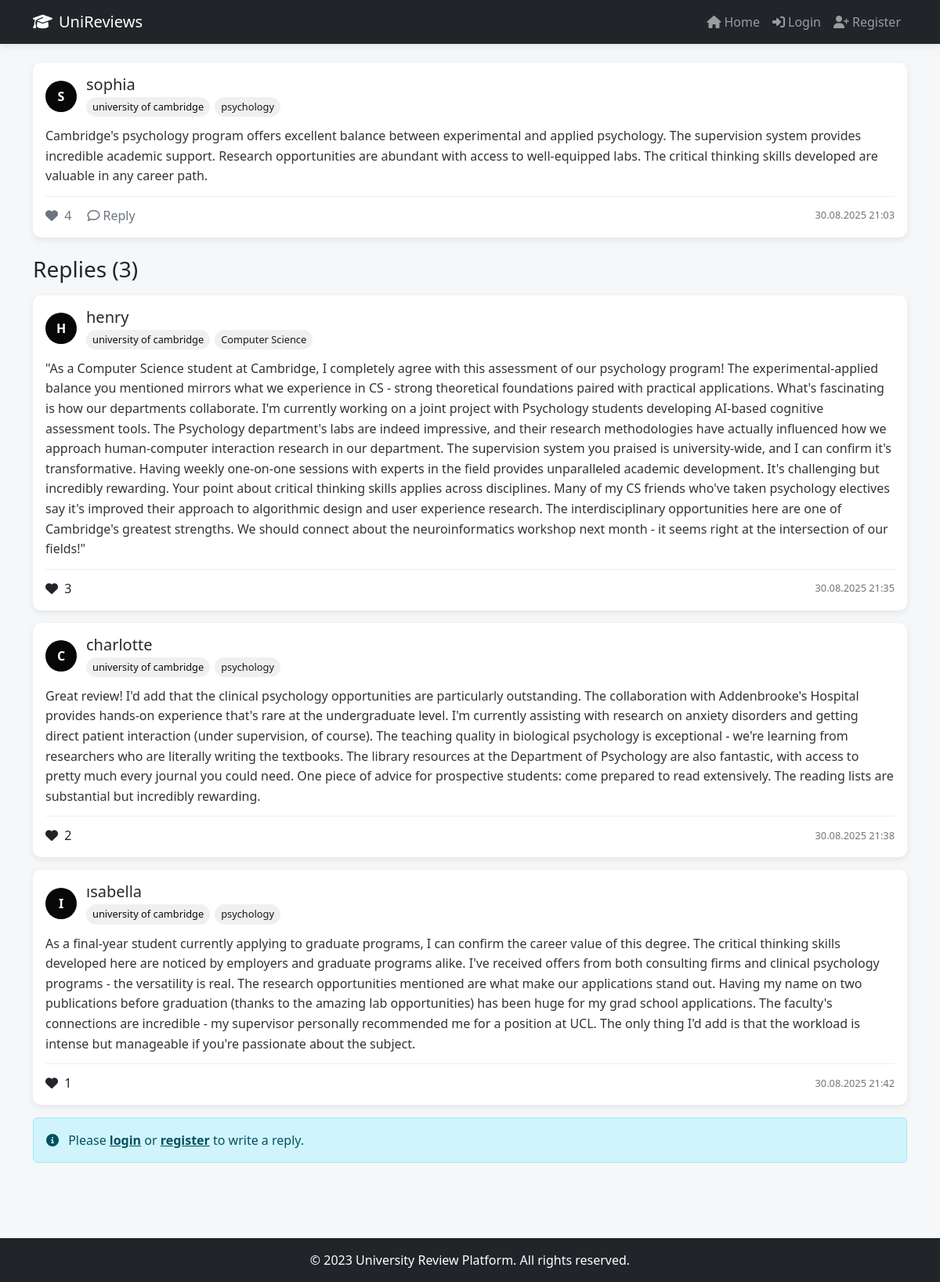
/comment/2, run on the app's committed database.
### models.py (models this page shows)
class User(db.Model):
    id = db.Column(db.Integer, primary_key=True)
    username = db.Column(db.String(80), unique=True, nullable=False)
    password_hash = db.Column(db.String(128), nullable=False)
    university = db.Column(db.String(120))
    department = db.Column(db.String(120))
    city = db.Column(db.String(120))
    country = db.Column(db.String(120))
    comments = db.relationship('Comment', backref='user', lazy=True, cascade='all, delete-orphan')
    replies = db.relationship('Reply', backref='user', lazy=True, cascade='all, delete-orphan')
    likes = db.relationship('Like', backref='user', lazy=True, cascade='all, delete-orphan')
    liked_replies = db.relationship('LikeReply', backref='user', lazy=True, cascade='all, delete-orphan')

class Comment(db.Model):
    id = db.Column(db.Integer, primary_key=True)
    content = db.Column(db.Text, nullable=False)
    timestamp = db.Column(db.DateTime, default=datetime.utcnow)
    user_id = db.Column(db.Integer, db.ForeignKey('user.id'), nullable=False)
    replies = db.relationship('Reply', backref='comment', lazy=True, cascade='all, delete-orphan')
    likes = db.relationship('Like', backref='comment', lazy=True, cascade='all, delete-orphan')

class Reply(db.Model):
    id = db.Column(db.Integer, primary_key=True)
    content = db.Column(db.Text, nullable=False)
    timestamp = db.Column(db.DateTime, default=datetime.utcnow)
    user_id = db.Column(db.Integer, db.ForeignKey('user.id'), nullable=False)
    comment_id = db.Column(db.Integer, db.ForeignKey('comment.id'), nullable=False)
    likes = db.relationship('LikeReply', backref='reply', lazy=True, cascade='all, delete-orphan')

### app.py (the view)
@app.route('/comment/<int:comment_id>')
def comment_detail(comment_id):
    comment = Comment.query.get_or_404(comment_id)
    user = current_user()
    return render_template('comment_detail.html', comment=comment, user=user)

### app.py (called while the page is built)
def current_user():
    if 'user_id' in session:
        return User.query.get(session['user_id'])
    return None

### templates/comment_detail.html (shortened to what this page needs)
{% extends "base.html" %}
{% block content %}
    <div class="container mb-5 mt-4">
        <div class="card mb-4">
            <div class="card-body">
                <div class="user-info">
                    <div class="avatar">
                        {{ comment.user.username[0]|upper }}
                    </div>
                    <div class="user-details">
                        <a href="/profile/{{ comment.user.id }}" class="username-link">
                            <h5 class="mb-0">{{ comment.user.username }}</h5>
                        </a>
                        <div class="d-flex flex-wrap">
                            <span class="university-badge">{{ comment.user.university }}</span>
                            <span class="department-badge">{{ comment.user.department }}</span>
                        </div>
                    </div>
                </div>
                <p class="comment-content">{{ comment.content }}</p>
                <div class="comment-actions">
                    <div>
                        <span class="like-btn {% if user and comment in user.likes %}active{% endif %}"
                              data-comment-id="{{ comment.id }}">
                            <i class="fas fa-heart me-1"></i>
                            <span class="like-count">{{ comment.likes|length }}</span>
                        </span>
                        <a href="#reply-form" class="action-link ms-3">
                            <i class="far fa-comment me-1"></i>Reply
                        </a>
                    </div>
                    <div class="timestamp">
                        {{ comment.timestamp.strftime('%d.%m.%Y %H:%M') }}
                    </div>
                </div>
            </div>
        </div>
        <h3 class="mb-3">Replies ({{ comment.replies|length }})</h3>
        {% if comment.replies %}
            {% for reply in comment.replies %}
            <div class="card mb-3">
                <div class="card-body">
                    <div class="user-info">
                        <div class="avatar">
                            {{ reply.user.username[0]|upper }}
                        </div>
                        <div class="user-details">
                            <a href="/profile/{{ reply.user.id }}" class="username-link">
                                <h5 class="mb-0">{{ reply.user.username }}</h5>
                            </a>
                            <div class="d-flex flex-wrap">
                                <span class="university-badge">{{ reply.user.university }}</span>
                                <span class="department-badge">{{ reply.user.department }}</span>
                            </div>
                        </div>
                    </div>
                    <p class="comment-content">{{ reply.content }}</p>
                    <div class="comment-actions">
                        <div>
                            <span class="like-reply-btn {% if user and reply in user.liked_replies %}active{% endif %}"
                                  data-reply-id="{{ reply.id }}">
                                <i class="fas fa-heart me-1"></i>
                                <span class="like-count">{{ reply.likes|length }}</span>
                            </span>
                        </div>
                        <div class="timestamp">
                            {{ reply.timestamp.strftime('%d.%m.%Y %H:%M') }}
                        </div>
                    </div>
                </div>
            </div>
            {% endfor %}
        {% else %}
            <div class="empty-state">
                <i class="far fa-comments"></i>
                <h4>No replies yet</h4>
                <p>Be the first to reply to this review!</p>
            </div>
        {% endif %}
        {% if user %}
        <div class="card" id="reply-form">
            <div class="card-body">
                <h5 class="card-title">Write a Reply</h5>
                <form id="reply-form">
                    <div class="mb-3">
                        <textarea class="form-control" id="reply-content" rows="3"
                                  placeholder="Share your thoughts about this review..."></textarea>
                    </div>
                    <button type="submit" class="btn btn-primary">
                        <i class="fas fa-paper-plane me-2"></i>Submit Reply
                    </button>
                </form>
            </div>
        </div>
        {% else %}
        <div class="alert alert-info">
            <i class="fas fa-info-circle me-2"></i> Please <a href="/login" class="alert-link">login</a>
            or <a href="/register" class="alert-link">register</a> to write a reply.
        </div>
        {% endif %}
    </div>
{% endblock %}

### templates/base.html (style rules this page uses)
:root { --primary-color: #070707; --secondary-color: #292727; --accent-color: #e74c3c; --light-bg: #f0f0f0; --dark-bg: #272a2c; }
body { background-color: #f5f7f9; font-family: 'Segoe UI', Tahoma, Geneva, Verdana, sans-serif; padding-top: 56px; min-height: 100vh; display: flex; flex-direction: column; }
.card { border: none; border-radius: 10px; box-shadow: 0 3px 10px rgba(0,0,0,0.08); margin-bottom: 20px; transition: transform 0.3s, box-shadow 0.3s; }
.user-info { display: flex; align-items: center; margin-bottom: 12px; }
.avatar { width: 40px; height: 40px; border-radius: 50%; background-color: var(--primary-color); color: white; display: flex; align-items: center; justify-content: center; font-weight: bold; font-size: 16px; margin-right: 12px; flex-shrink: 0; }
.username-link { text-decoration: none; color: var(--secondary-color); font-weight: 600; }
.comment-content { line-height: 1.6; color: #333; margin-bottom: 12px; }
.comment-actions { display: flex; justify-content: space-between; align-items: center; margin-top: 12px; padding-top: 12px; border-top: 1px solid #eee; }
.like-btn { color: #6c757d; cursor: pointer; transition: color 0.2s; text-decoration: none; }
.action-link { color: #6c757d; text-decoration: none; }
.university-badge { background-color: var(--light-bg); color: rgb(14, 13, 13); padding: 3px 8px; border-radius: 20px; font-size: 0.8rem; margin-right: 6px; display: inline-block; margin-top: 4px; }
.department-badge { background-color: var(--light-bg); color: rgb(26, 24, 24); padding: 3px 8px; border-radius: 20px; font-size: 0.8rem; display: inline-block; margin-top: 4px; }
.timestamp { color: #6c757d; font-size: 0.8rem; }

### data on the page
User: user "S", user.username "sophia", user.university "university of cambridge", user.department "psychology"
Comment: content "Cambridge's psychology program offers excellent balance between experimental and applied psychology. The supervision system provides incredible academic support. Research opportunities are abundant with access to well-equipped labs. The critical thinking skills developed are valuable in any career path.", timestamp "30.08.2025 21:03"
Reply: user "H", user.username "henry", user.university "university of cambridge", user.department "Computer Science", content "\"As a Computer Science student at Cambridge, I completely agree with this assessment of our psychology program! The experimental-applied balance you mentioned mirrors what we experience in CS - strong theoretical foundations paired with practical applications. What's fascinating is how our departments collaborate. I'm currently working on a joint project with Psychology students developing AI-based cognitive assessment tools. The Psychology department's labs are indeed impressive, and their research methodologies have actually influenced how we approach human-computer interaction research in our department. The supervision system you praised is university-wide, and I can confirm it's…", likes|length "3", timestamp "30.08.2025 21:35"
Reply: user "C", user.username "charlotte", user.university "university of cambridge", user.department "psychology", content "Great review! I'd add that the clinical psychology opportunities are particularly outstanding. The collaboration with Addenbrooke's Hospital provides hands-on experience that's rare at the undergraduate level. I'm currently assisting with research on anxiety disorders and getting direct patient interaction (under supervision, of course). The teaching quality in biological psychology is exceptional - we're learning from researchers who are literally writing the textbooks. The library resources at the Department of Psychology are also fantastic, with access to pretty much every journal you could need. One piece of advice for prospective students: come prepared to read extensively. The reading…", likes|length "2", timestamp "30.08.2025 21:38"
Reply: user "I", user.username "ısabella", user.university "university of cambridge", user.department "psychology", content "As a final-year student currently applying to graduate programs, I can confirm the career value of this degree. The critical thinking skills developed here are noticed by employers and graduate programs alike. I've received offers from both consulting firms and clinical psychology programs - the versatility is real. The research opportunities mentioned are what make our applications stand out. Having my name on two publications before graduation (thanks to the amazing lab opportunities) has been huge for my grad school applications. The faculty's connections are incredible - my supervisor personally recommended me for a position at UCL. The only thing I'd add is that the workload is intense…", likes|length "1", timestamp "30.08.2025 21:42"

### other printed values
{{ comment.likes|length }} "4"
{{ comment.replies|length }} "3"
